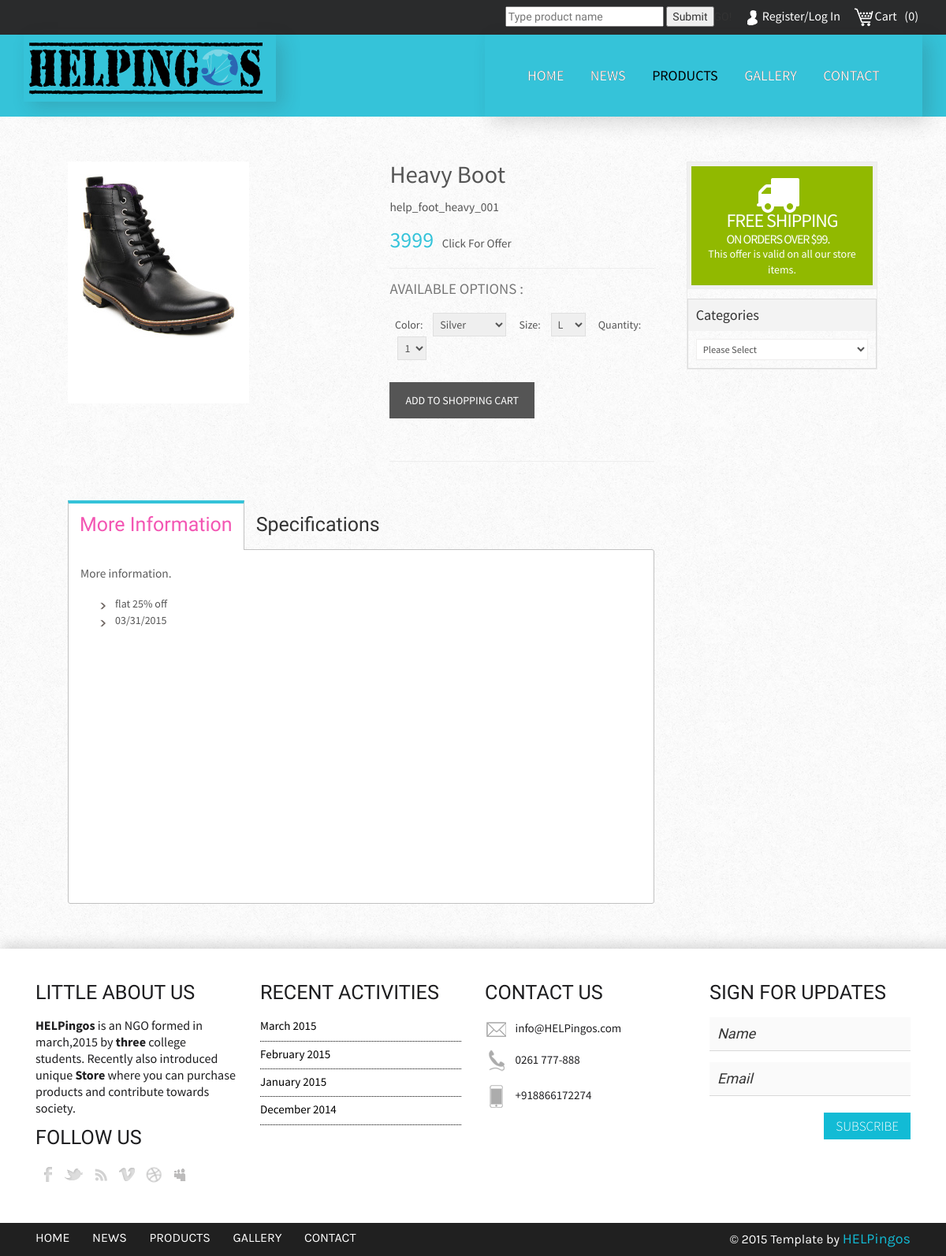
The page /single.php?product_id=23 on the database its author committed.
### tables this page shows
CREATE TABLE IF NOT EXISTS `helpingos_product` (
  `Pro_id` int(11) NOT NULL AUTO_INCREMENT,
  `pro_category_id` varchar(50) NOT NULL,
  `pro_name` varchar(100) NOT NULL,
  `pro_code` varchar(100) NOT NULL,
  `pro_gender` varchar(6) NOT NULL,
  `pro_price` float NOT NULL,
  `pro_date` varchar(30) NOT NULL,
  `pro_offer` text NOT NULL,
  `pro_description` text NOT NULL,
  `pro_image` varchar(1000) NOT NULL,
  PRIMARY KEY (`Pro_id`)
);

### single.php (the view, shortened to what this page needs)
<html>
	<head>
	<link href="css/bootstrap.css" rel='stylesheet' type='text/css' />
	<link href="css/style.css" rel="stylesheet" type="text/css" media="all" />
	<link rel="stylesheet" href="css/etalage.css">
	<link type="text/css" rel="stylesheet" href="css/easy-responsive-tabs.css" />
	</head>
<body>
	<div class="user-desc">
		<div class="container">
			<form action='search.php' metod='get'>
							<ul>
								<li><input type="text" name="search" placeholder="Type product name">
								<input class="cbp-vm-icon cbp-vm-add" type="submit" name="submit">GO!</li>
								<?php
									if(isset($_SESSION['user'])){
										$user= $_SESSION['user'];
										if($user=''){
												echo "<li><i class='user'></i><a href='account.php'>Register/Log In</a></li>";
											}
											else{
												echo "<li><i class='user'></i><a href='logout.php'>Log Out</a></li>";
												echo "<li><i class='cog'></i><a href='changepass.php'>Change Password</a></li>";
											}
										}
										else{
											echo "<li><i class='user'></i><a href='account.php'>Register/Log In</a></li>";
										}
								?>
								<li><i class="cart"></i><a href="cart.php">Cart	<span><?php
																					$conn=mysql_connect("localhost","root","");
																						$sql="SELECT count(*) FROM helpingos_cart";
																						$retval=mysql_query($sql,$conn);
																						while($count=mysql_fetch_array($retval)){
																						$count=$count[0];
																						echo "<span style='color:cream'>&nbsp;&nbsp;(".$count.")</span>";
																					}
																			?>	</span>
														</a>
								</li>
							</ul>
			</form>
		</div>
	</div>
	<div class="header">
		<div class="header-top">
			<div class="container">
				<div class="logo">
					<a href="index.php"><img src="images/logo1.png" alt="" /></a>
				</div>
				<div class="top-menu">
					<ul class="cl-effect-15">
						<li><a href="index.php" data-hover="HOME">HOME</a></li>
						<li><a href="error.php" data-hover="NEWS">NEWS</a></li>
						<li><a class="active" href="products.php?cat_id=2">PRODUCTS</a></li>
						<li><a href="gallery.php" data-hover="GALLERY">GALLERY</a></li>
						<li><a href="contact.php" data-hover="CONTACT">CONTACT</a></li>
					</ul>
				</div>
				<div class="clearfix"></div>
			</div>
		</div>
	</div>
	<div class="container">
	<div class="single">
			<?php
				$query= "SELECT * FROM helpingos_product WHERE pro_id='".$_REQUEST['product_id']."'";
				$retval=mysql_query($query,$conn);
					while($product=mysql_fetch_assoc($retval)){
			echo "<div class='left_content'>";
			echo	"<div class='span_1_of_left'>";
			echo		"<div class='grid images_3_of_2'>";
			echo						"<img src='images/".$product['pro_image']."'  />";
			echo		"</div>";
			echo		"<div class='span1_of_1_des'>";
			echo			"<div class='desc1'>";
			echo				"<h3> ".$product['pro_name']." </h3>";
			echo				"<p>".$product['pro_code']."</p>";
			echo				"<h5> ".$product['pro_price']." <a href=''>click for offer</a></h5>";
			?>
								<div class="available">
								<h4>Available Options :</h4>
									<div class="btn_form">
										<form id="cartform" name="cartform" method="post" action="add_to_cart.php">
											<ul>
												<li>Color:
													<select>
													<option>Silver</option>
												</select></li>
												<li>Size:
													<select>
														<option>L</option>
													</select>
												</li>
												<li>Quantity:
													<select id="pro_quantity" name="pro_quantity">
														<option value='1'>1</option>
													</select>
												</li>
											</ul>
												<input type="submit" name="submit" id="button" value="Add to Shopping Cart" />
												<br/>
												<br/>
										</form>
									</div>
									<div class="clearfix"></div>
								</div>
			<?php
			echo			"</div>";
			echo		"</div>";
			echo		"<div class='clearfix'></div>";
			echo	"</div>";
			echo	"<div id='horizontalTab'>";
			echo		"<ul class='resp-tabs-list'>";
			echo			"<li>More Information</li>";
			echo			"<li>Specifications</li>";
			echo		"</ul>";
			echo		"<div class='resp-tabs-container'>";
			echo			"<div class='tab-content'>";
			echo				"<p>More information.</p>";
			echo				"<ul>";
			echo					"<li>".$product['pro_offer']."</li>";
			echo					"<li>".$product['pro_date']."</li>";
			echo				"</ul>";
			echo			"</div>";
			echo		"</div>";
			echo	"</div>";
			echo"</div>";
					}
			?>
			<div class="left_sidebar">
					<div class="sellers">
						<div class="banner-wrap bottom_banner color_link">
							<a href="#" class="main_link">
							<figure><img src="images/delivery.png" alt=""></figure>
							<h5><span>Free Shipping</span><br> on orders over $99.</h5><p>This offer is valid on all our store items.</p></a>
						</div>
						<div class="brands">
							 <h1>Categories</h1>
					  		 <div class="field">
				                <select class="select1">
									<option>Please Select</option>
				                </select>
				            </div>
			    		</div>
					</div>
				</div>
          	    <div class="clearfix"></div>
	</div>
<?php include('footer.php');?>

### css/easy-responsive-tabs.css (style rules this page uses)
﻿ ul.resp-tabs-list, p { margin: 0px; padding: 0px; }
.resp-tabs-list li { font-size: 25px; display: inline-block; padding: 13px 15px; margin: 0; list-style: none; cursor: pointer; float: left; font-weight:400; }
.resp-tabs-container { padding: 0px; background-color: #fff; clear: left; font-size: 14px; }
.resp-tab-content { display: none; padding: 15px; }
.resp-tab-active { border: 1px solid #c1c1c1; margin-bottom: -1px !important; padding: 9px 14px 14px 14px !important; border-bottom: none; background-color: #fff; border-top: 4px solid #35c3d9; color: #f356b3; }
.resp-tab-content { border: 1px solid #c1c1c1; }
.resp-tab-content-active { display: block; }

### rows shown on the page
helpingos_product: pro_image (picture), pro_name "Heavy Boot", pro_code "help_foot_heavy_001", pro_price "3999", pro_offer "flat 25% off", pro_date "03/31/2015"

### other values the page prints
$count "0"
